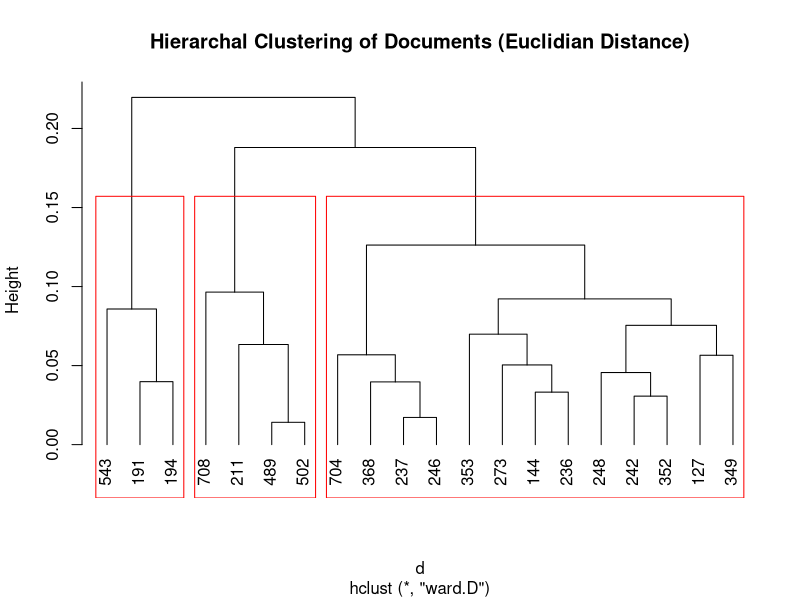
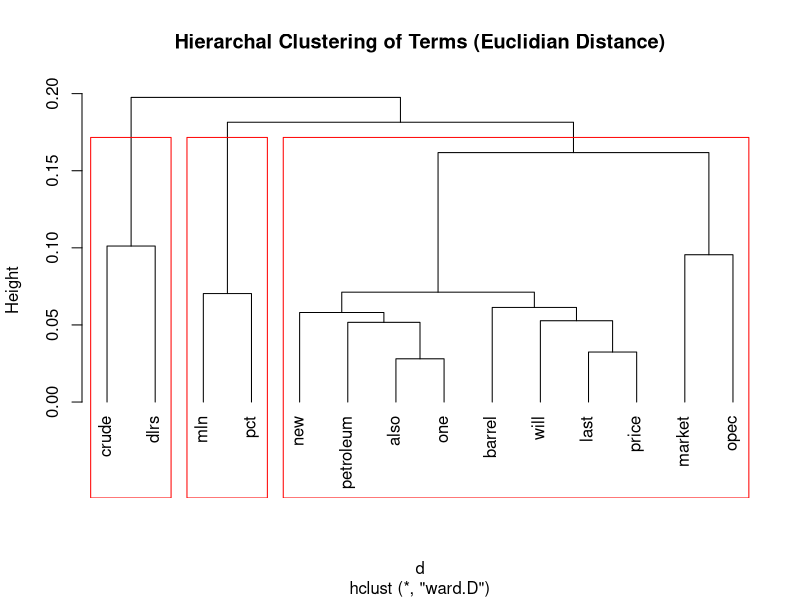

Reproduce these figures in R, in order.
## ---- chunk 1
knitr::opts_chunk$set(echo = TRUE)
## ---- chunk 2
library(tm)
library(SnowballC)
## ---- chunk 3
reut21578 <- system.file("texts", "crude", package = "tm")
reuters <- VCorpus(DirSource(reut21578), readerControl = list(reader = readReut21578XMLasPlain))
# inspect corpora
inspect(reuters)
print(reuters[[1]]$content) # print the first document to later checks
## ---- chunk 4
reuters <- tm_map(reuters, content_transformer(tolower))
print(reuters[[1]]$content) # Upper case are changed to lower case 
## ---- chunk 5
reuters <- tm_map(reuters, removeNumbers)
print(reuters[[1]]$content) # Numbers are removed
## ---- chunk 6
reuters <- tm_map(reuters, removePunctuation)
print(reuters[[1]]$content) # Punctuations are removed 
## ---- chunk 7
reuters <- tm_map(reuters, stripWhitespace)
print(reuters[[1]]$content) # extra whitespaces are removed 
## ---- chunk 8
reuters <- tm_map(reuters, removeWords, stopwords("english")) 
print(reuters[[1]]$content) # stopwords are removed
## ---- chunk 9
reuters <- tm_map(reuters, stemDocument, language="english") 
print(reuters[[1]]$content) # documents are stemmed
## ---- chunk 10
reuters <- tm_map(reuters, stripWhitespace) # remove space again
reutersTitles <- c("127", "144", "191", "194", "211",
                  "236", "237", "242", "246", "248", 
                  "273", "349", "352", "353", "368", 
                  "489", "502", "543", "704", "708")
reuters <- tm_map(reuters, PlainTextDocument) # get plain text
print(reuters[[1]]$content) # transformations are done
## ---- chunk 11
dtm <- DocumentTermMatrix(reuters, control = list(weighting=weightTfIdf))
dtm$dimnames$Docs <- reutersTitles
inspect(dtm[1:5, 1:5]) # check 5 terms for 5 documents
dtm # 20 documents and 865 terms
## ---- chunk 12
dtm <- removeSparseTerms(dtm, 0.6)
dtm # the original dataset is 20 documents with 14 terms
## ---- chunk 13
library(cluster)   
d <- dist(dtm, method="euclidian") # use euclidian distance
fit <- hclust(d=d, method="ward.D") # get hierarchal cluster
fit
plot(fit, hang=-1, main = "Hierarchal Clustering of Documents (Euclidian Distance)")
groups <- cutree(fit, k=3)   # "k=" defines the number of clusters you are using   
rect.hclust(fit, k=3, border="red") # draw dendogram with red borders around the 3 clusters 
## ---- chunk 14
d <- dist(t(dtm), method="euclidian")   
fit <- hclust(d=d, method="ward.D")
fit
plot(fit, hang=-1, main = "Hierarchal Clustering of Terms (Euclidian Distance)")
groups <- cutree(fit, k=3)   # "k=" defines the number of clusters you are using   
rect.hclust(fit, k=3, border="red") # draw dendogram with red borders around the 3 clusters 
